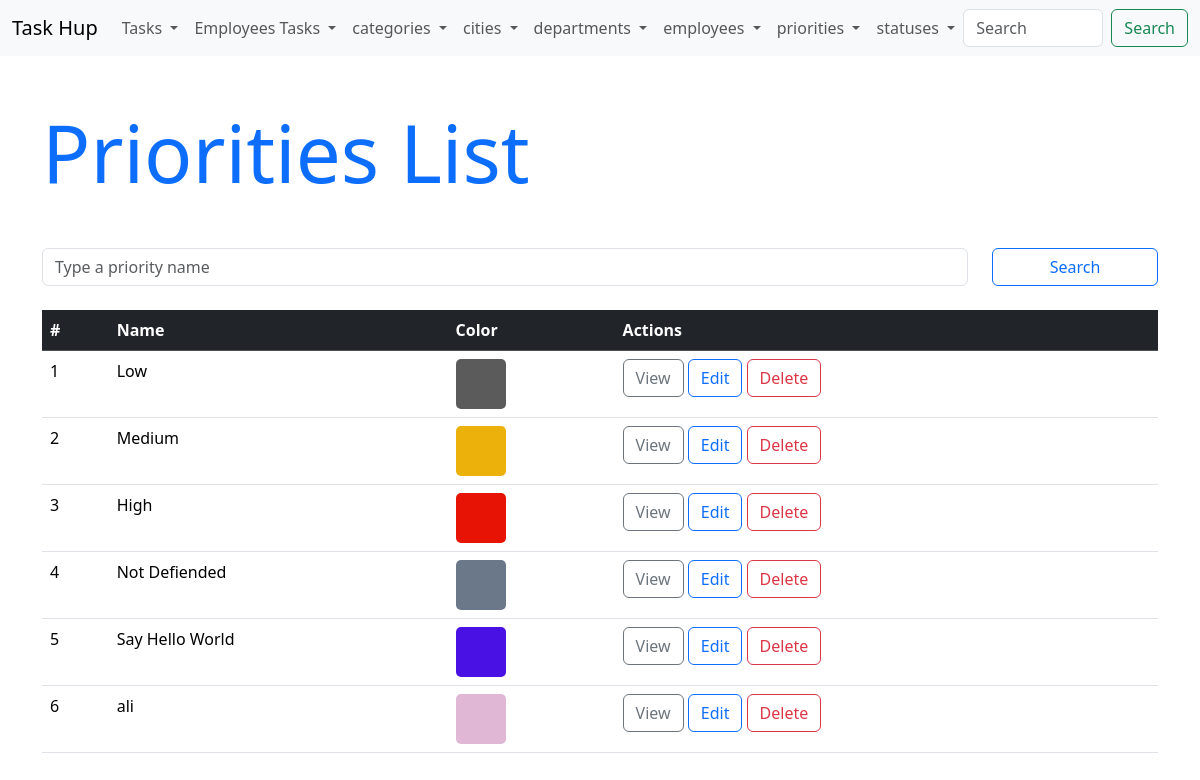
/priorities/list.php, run on the app's committed database.
### tables this page shows
CREATE TABLE `priorities` (
  `id` int(11) NOT NULL,
  `name` varchar(50) NOT NULL,
  `color` char(7) NOT NULL
);

### priorities/list.php (the view, shortened to what this page needs)
<?php
$sql = "SELECT * FROM priorities";
$connection = mysqli_connect('localhost', 'root', '', 'task_hup');
$data = mysqli_query($connection, $sql);
?>
<!DOCTYPE html>
<html lang="en">
<head>
    <link rel="stylesheet" href="../css/bootstrap.min.css">
    <link rel="stylesheet" href="https://cdnjs.cloudflare.com/ajax/libs/font-awesome/6.5.1/css/all.min.css" />
    <link rel="stylesheet" href="../css/app.css">
</head>
<body>
    <?php include '../includes/menubar.php'; ?>
    <div class="container">
        <h1 class="display-1 text-primary my-5">Priorities List</h1>
        <form action="../priorities/list.php" method="get" class="row my-4">
            <div class="col-10">
                <input type="text" name="term" id="term" placeholder="Type a priority name" class="form-control"
                value="<?php if(isset($_GET["term"])){echo $term;}  ?>">
            </div>
            <div class="col-2">
                <button type="submit" class="btn btn-outline-primary w-100">Search</button>
            </div>
        </form>
        <table class="table">
            <tr class="table-dark">
                <th>#</th>
                <th>Name</th>
                <th>Color</th>
                <th>Actions</th>
            </tr>
            <?php while($priority = mysqli_fetch_assoc($data)) { ?>
            <tr>
                <td><?php echo $priority["id"]; ?></td>
                <td><?php echo $priority["name"]; ?></td>
                <td><span style="display: block; width: 50px; height: 50px; background-color: <?php echo $priority["color"]; ?>; border-radius: 5px;"></span></td>
                <td>
                    <a href="../priorities/view.php?priid=<?php echo $priority["id"]; ?>" class="btn btn-outline-secondary">View</a>
                    <a href="../priorities/edit.php?priid=<?php echo $priority["id"]; ?>" class="btn btn-outline-primary">Edit</a>
                    <a href="../priorities/delete.php?priid=<?php echo $priority["id"]; ?>" class="btn btn-outline-danger">Delete</a>
                </td>
            </tr>
            <?php } ?>
        </table>
    </div>
</body>
</html>

### data on the page
priorities: id "1", name "Low"
priorities: id "2", name "Medium"
priorities: id "3", name "High"
priorities: id "4", name "Not Defiended"
priorities: id "5", name "Say Hello World"
priorities: id "6", name "ali"
